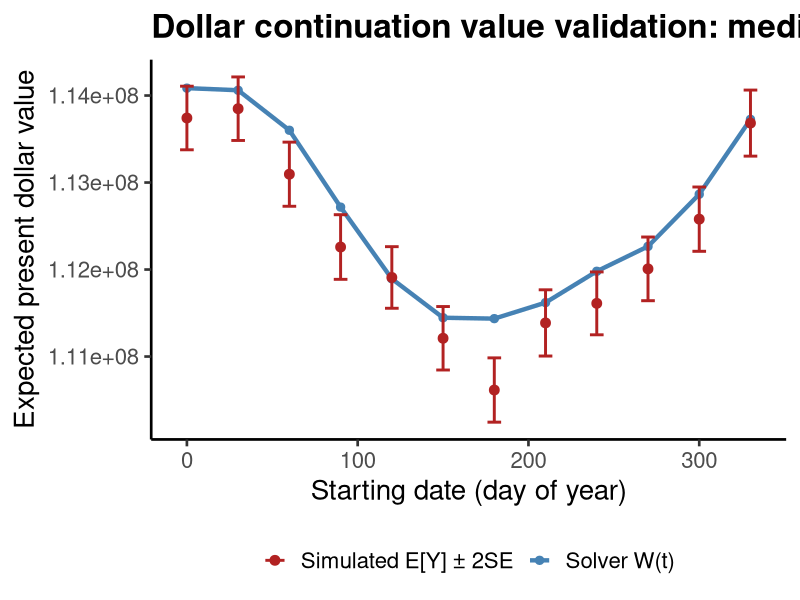

This figure's R source:
library(ggplot2)

# ── Read data ─────────────────────────────────────────────────────────────────
df <- read.csv("results/simulations/dollar_cv_validation_seasonal.csv")

outdir <- "results/figures"
dir.create(outdir, showWarnings = FALSE, recursive = TRUE)

# ══════════════════════════════════════════════════════════════════════════════
# Simulated E[Y] vs solver W(t): medium-risk seasonal case
# ══════════════════════════════════════════════════════════════════════════════

p <- ggplot(df) +
  geom_line(aes(x = t_init, y = W_solver,
                color = "Solver W(t)"),
            linewidth = 1.5) +
  geom_point(aes(x = t_init, y = W_solver,
                 color = "Solver W(t)"),
             size = 2.5) +
  geom_errorbar(aes(x = t_init,
                    ymin = sim_lower_2se,
                    ymax = sim_upper_2se,
                    color = "Simulated E[Y] \u00b1 2SE"),
                width = 8, linewidth = 1.0) +
  geom_point(aes(x = t_init,
                 y = sim_mean,
                 color = "Simulated E[Y] \u00b1 2SE"),
             size = 3) +
  scale_color_manual(values = c(
    "Solver W(t)" = "steelblue",
    "Simulated E[Y] \u00b1 2SE" = "firebrick")) +
  labs(x = "Starting date (day of year)",
       y = "Expected present dollar value",
       color = NULL,
       title = "Dollar continuation value validation: medium-risk seasonal case") +
  theme_classic(base_size = 20) +
  theme(
    legend.position = "bottom",
    plot.title = element_text(face = "bold")
  )

ggsave(file.path(outdir, "dollar_cv_validation_seasonal.png"), p,
       width = 10, height = 7, dpi = 400)
cat("Saved dollar_cv_validation_seasonal.png\n")
